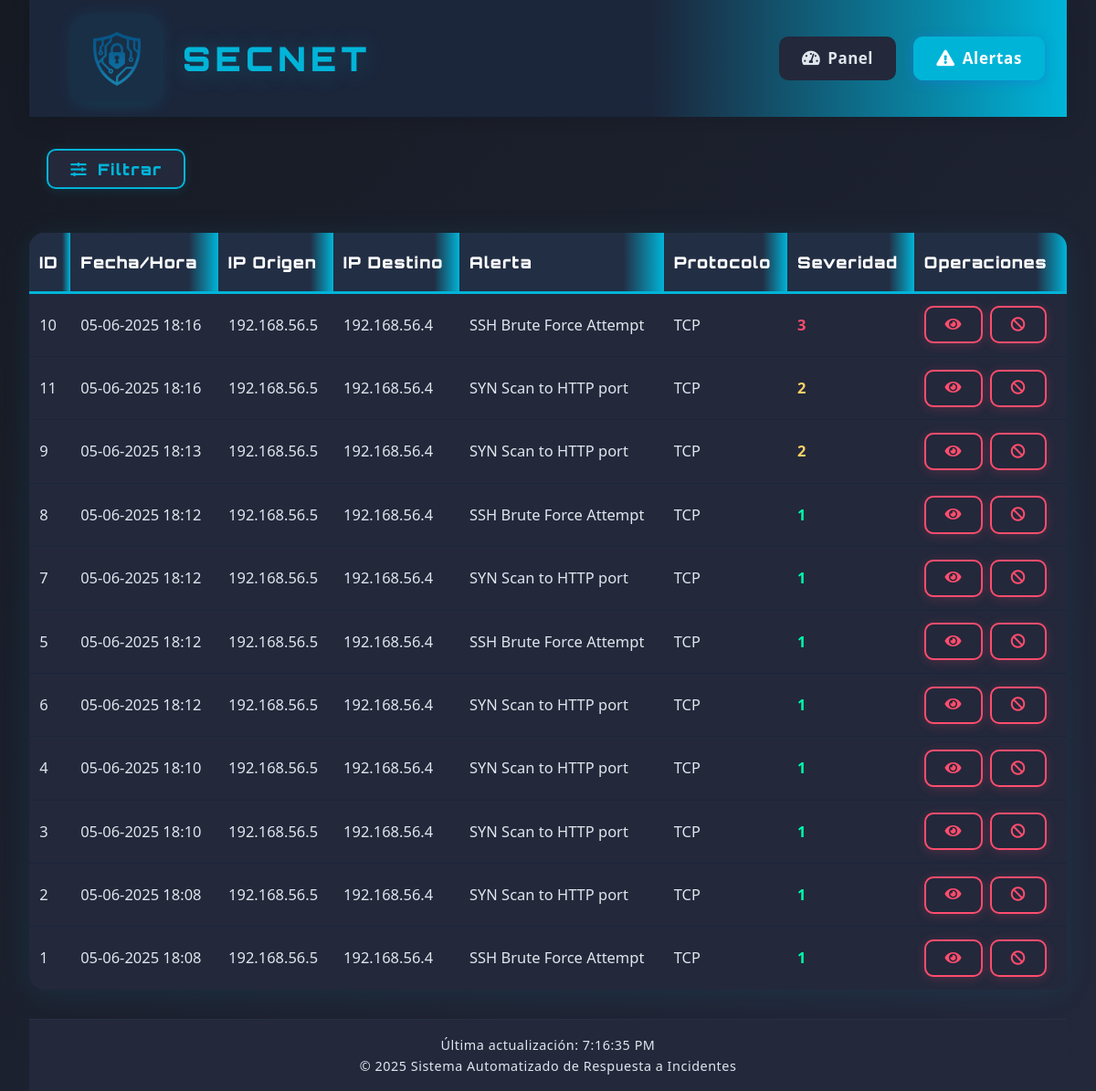
Screenshot of /web-interface/alerts.php with the database file from the repository.
### tables this page shows
CREATE TABLE alerts (
        id INTEGER PRIMARY KEY AUTOINCREMENT,
        timestamp TEXT,
        source_ip TEXT,
        source_port TEXT,
        destination_ip TEXT,
        dest_port TEXT,
        alert_message TEXT,
        severity INTEGER,
        protocol TEXT,
        action_taken TEXT,
        raw_data TEXT
    );

### web-interface/alerts.php (the view, shortened to what this page needs)
<!DOCTYPE html>
<html lang="es">
<head>
    <link rel="stylesheet" href="css/style.css">
    <link rel="stylesheet" href="https://cdnjs.cloudflare.com/ajax/libs/font-awesome/5.15.3/css/all.min.css">
</head>
<body>
    <div class="container">
        <header>
            <div class="logo-container">
                <a href="index.php" style="display:flex;align-items:center;text-decoration:none;">
                    <img src="assets/logo.png" alt="Logo">
                    <h1 style="font-family: 'Orbitron', sans-serif;">SecNet</h1>
                </a>
            </div>
            <nav>
                <ul>
                    <li><a href="index.php"><i class="fas fa-tachometer-alt"></i> Panel</a></li>
                    <li><a href="alerts.php" class="active"><i class="fas fa-exclamation-triangle"></i> Alertas</a></li>
                </ul>
            </nav>
        </header>
        <main>
            <section class="alerts-section">
                <button id="toggleFiltersBtn" class="filter-button" type="button" style="margin-bottom:1.2rem;"><i class="fas fa-sliders-h"></i> Filtrar</button>
                <div class="alerts-table">
                    <table class="tech-table">
                        <thead>
                            <tr>
                                <th>ID</th>
                                <th>Fecha/Hora</th>
                                <th>IP Origen</th>
                                <th>IP Destino</th>
                                <th>Alerta</th>
                                <th>Protocolo</th>
                                <th>Severidad</th>
                                <th>Operaciones</th>
                            </tr>
                        </thead>
                        <tbody id="alertsTableBody">
                            <?php
                            $db = new SQLite3('/var/www/html/database/alerts.db');
                            $db->exec("PRAGMA timezone = 'Europe/Madris'");
                            $offset = isset($_GET['offset']) ? intval($_GET['offset']) : 0;
                            $limit = 30;
                            $query = "SELECT * FROM alerts WHERE 1=1";
                            $query .= " ORDER BY timestamp DESC LIMIT $limit OFFSET $offset";
                            $stmt = $db->prepare($query);
                            $results = $stmt->execute();
                            while ($row = $results->fetchArray(SQLITE3_ASSOC)) {
                                $severity_class = 'low';
                                if ($row['severity'] == 2) {
                                    $severity_class = 'medium';
                                } elseif ($row['severity'] >= 3) {
                                    $severity_class = 'high';
                                }
                                echo '<tr>';
                                echo '<td>' . $row['id'] . '</td>';
                                $date = new DateTime($row['timestamp'], new DateTimeZone('UTC'));
                                $date->setTimezone(new DateTimeZone('Europe/Madrid'));
                                echo '<td data-timestamp="' . strtotime($row['timestamp']) . '">' . $date->format('d-m-Y H:i') . '</td>';
                                echo '<td>' . htmlspecialchars($row['source_ip']) . '</td>';
                                echo '<td>' . htmlspecialchars($row['destination_ip']) . '</td>';
                                echo '<td>' . htmlspecialchars($row['alert_message']) . '</td>';
                                echo '<td>' . htmlspecialchars($row['protocol']) . '</td>';
                                echo '<td class="severity ' . $severity_class . '">' . $row['severity'] . '</td>';
                                echo '<td>';
                                echo '<button class="action-btn alerta details-button" onclick="viewAlertDetails(' . $row['id'] . ')"><i class="fas fa-eye"></i></button> ';
                                echo '<button class="action-btn alerta block-button" onclick="blockIP(\'' . htmlspecialchars($row['source_ip']) . '\')"><i class="fas fa-ban"></i></button>';
                                echo '</td>';
                                echo '</tr>';
                            }
                            ?>
                        </tbody>
                    </table>
                </div>
            </section>
        </main>
        <footer class="footer-container">
            <p>&copy; <?php echo date('Y'); ?> Sistema Automatizado de Respuesta a Incidentes</p>
        </footer>
    </div>
</body>
</html>

### rows the page displays
alerts: id "10", timestamp "05-06-2025 18:16", source_ip "192.168.56.5", destination_ip "192.168.56.4", alert_message "SSH Brute Force Attempt", protocol "TCP", severity "3"
alerts: id "11", timestamp "05-06-2025 18:16", source_ip "192.168.56.5", destination_ip "192.168.56.4", alert_message "SYN Scan to HTTP port", protocol "TCP", severity "2"
alerts: id "9", timestamp "05-06-2025 18:13", source_ip "192.168.56.5", destination_ip "192.168.56.4", alert_message "SYN Scan to HTTP port", protocol "TCP", severity "2"
alerts: id "8", timestamp "05-06-2025 18:12", source_ip "192.168.56.5", destination_ip "192.168.56.4", alert_message "SSH Brute Force Attempt", protocol "TCP", severity "1"
alerts: id "7", timestamp "05-06-2025 18:12", source_ip "192.168.56.5", destination_ip "192.168.56.4", alert_message "SYN Scan to HTTP port", protocol "TCP", severity "1"
alerts: id "5", timestamp "05-06-2025 18:12", source_ip "192.168.56.5", destination_ip "192.168.56.4", alert_message "SSH Brute Force Attempt", protocol "TCP", severity "1"
alerts: id "6", timestamp "05-06-2025 18:12", source_ip "192.168.56.5", destination_ip "192.168.56.4", alert_message "SYN Scan to HTTP port", protocol "TCP", severity "1"
alerts: id "4", timestamp "05-06-2025 18:10", source_ip "192.168.56.5", destination_ip "192.168.56.4", alert_message "SYN Scan to HTTP port", protocol "TCP", severity "1"
alerts: id "3", timestamp "05-06-2025 18:10", source_ip "192.168.56.5", destination_ip "192.168.56.4", alert_message "SYN Scan to HTTP port", protocol "TCP", severity "1"
alerts: id "2", timestamp "05-06-2025 18:08", source_ip "192.168.56.5", destination_ip "192.168.56.4", alert_message "SYN Scan to HTTP port", protocol "TCP", severity "1"
alerts: id "1", timestamp "05-06-2025 18:08", source_ip "192.168.56.5", destination_ip "192.168.56.4", alert_message "SSH Brute Force Attempt", protocol "TCP", severity "1"
